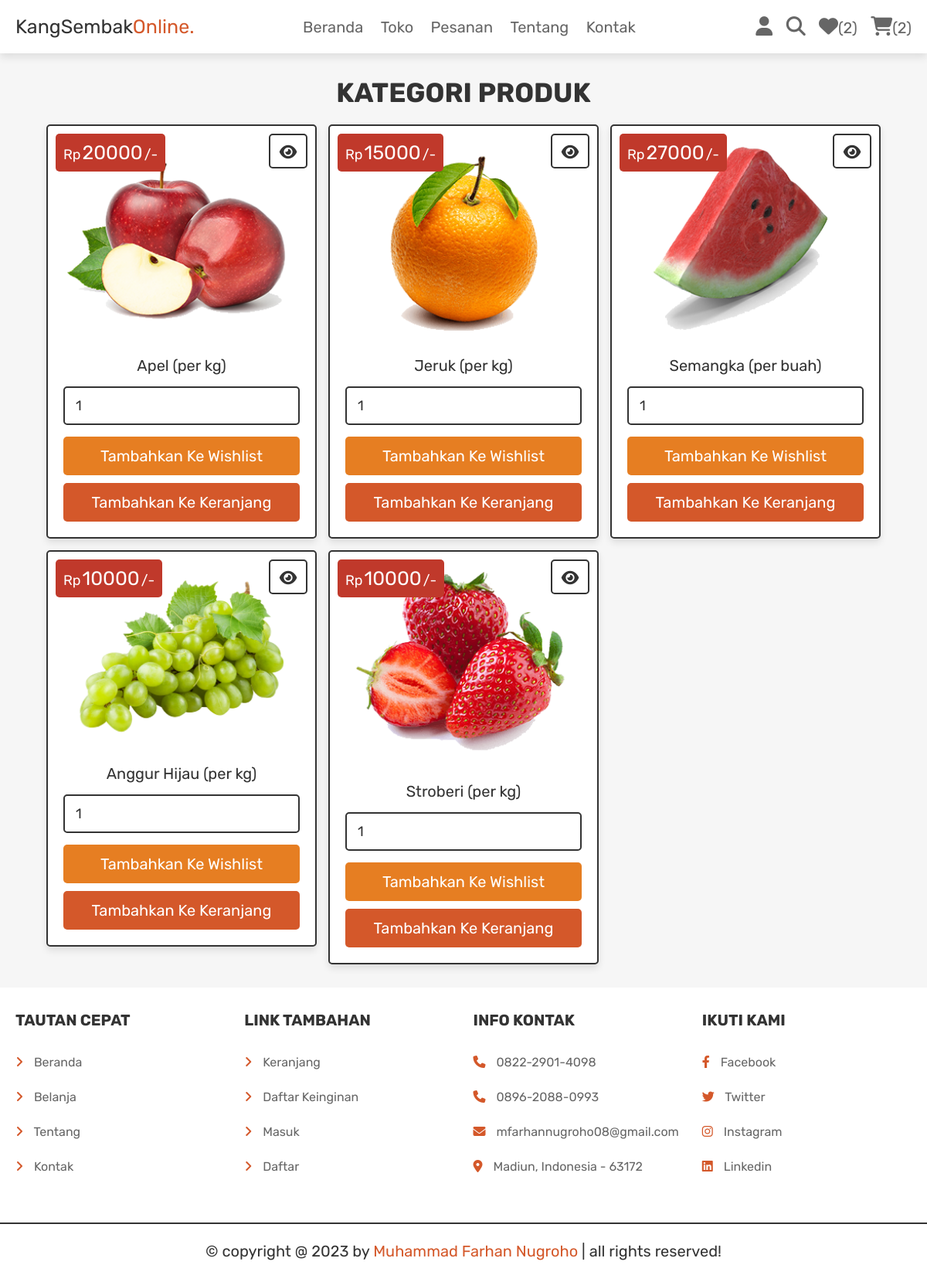
Page /category.php?category=buah-buahan (signed in) on the committed database.
### tables this page shows
CREATE TABLE `products` (
  `id` int(100) NOT NULL,
  `name` varchar(100) NOT NULL,
  `category` varchar(20) NOT NULL,
  `details` varchar(500) NOT NULL,
  `price` int(100) NOT NULL,
  `image` varchar(100) NOT NULL
);

### category.php (the view, shortened to what this page needs)
<?php
@include 'config.php';
?>
<!DOCTYPE html>
<html lang="en">
<head>
   <link rel="stylesheet" href="https://cdnjs.cloudflare.com/ajax/libs/font-awesome/6.1.1/css/all.min.css">
   <link rel="stylesheet" href="css/style.css">
</head>
<body>
<?php include 'header.php'; ?>
<section class="products">
   <h1 class="title">Kategori Produk</h1>
   <div class="box-container">
   <?php
      $category_name = $_GET['category'];
      $select_products = $conn->prepare("SELECT * FROM `products` WHERE category = ?");
      $select_products->execute([$category_name]);
      if($select_products->rowCount() > 0){
         while($fetch_products = $select_products->fetch(PDO::FETCH_ASSOC)){
   ?>
   <form action="" class="box" method="POST">
      <div class="price">Rp<span><?= $fetch_products['price']; ?></span>/-</div>
      <a href="view_page.php?pid=<?= $fetch_products['id']; ?>" class="fas fa-eye"></a>
      <img src="uploaded_img/<?= $fetch_products['image']; ?>" alt="">
      <div class="name"><?= $fetch_products['name']; ?></div>
      <input type="number" min="1" value="1" name="p_qty" class="qty">
      <input type="submit" value="tambahkan ke wishlist" class="option-btn" name="add_to_wishlist">
      <input type="submit" value="tambahkan ke keranjang" class="btn" name="add_to_cart">
   </form>
   <?php
         }
      }else{
         echo '<p class="empty">tidak ada produk yang tersedia!</p>';
      }
   ?>
   </div>
</section>
<?php include 'footer.php'; ?>
</body>
</html>

### css/style.css (style rules this page uses)
.products .box-container { display: grid; grid-template-columns: repeat(auto-fit, 35rem); gap:1.5rem; justify-content: center; align-items: flex-start; }
.products .box-container .box { padding:2rem; text-align: center; border:var(--border); background-color: var(--white); box-shadow: var(--box-shadow); border-radius: .5rem; position: relative; }
.products .box-container .box .price { position: absolute; top:1rem; left:1rem; padding:1rem; border-radius: .5rem; background-color: var(--red); font-size: 1.8rem; color:var(--white); }
.products .box-container .box .price span { font-size: 2.5rem; color:var(--white); margin:0 .2rem; }
.products .box-container .box .fa-eye { position: absolute; top:1rem; right:1rem; border-radius: .5rem; height: 4.5rem; line-height: 4.3rem; width: 5rem; border:var(--border); color:var(--black); font-size: 2rem; background-color: var(--white); }
.products .box-container .box img { width: 100%; margin-bottom: 1rem; }
.products .box-container .box .name { font-size: 2rem; color:var(--black); padding:1rem 0; }
.products .box-container .box .qty { margin:.5rem 0; border-radius: .5rem; padding:1.2rem 1.4rem; font-size: 1.8rem; color:var(--black); border:var(--border); width: 100%; }

### css/components.css (style rules this page uses)
:root { --darkorange:#d4582a; --lightorange:#e67e22; --red:#c0392b; --black:#333; --light-color:#666; --white:#fff; --light-bg:#f6f6f6; --border:.2rem solid var(--black); --box-shadow:0 .5rem 1rem rgba(0,0,0,.1); }
* { font-family: 'Rubik', sans-serif; margin:0; padding:0; box-sizing: border-box; outline: none; border:none; text-decoration: none; color:var(--black); }
body { background-color: var(--light-bg); }
html { font-size: 62.5%; overflow-x: hidden; scroll-behavior: smooth; scroll-padding-top: 6.5rem; }
section { padding:3rem 2rem; max-width: 1200px; margin:0 auto; }
.btn, .delete-btn, .option-btn { display: block; width: 100%; margin-top: 1rem; border-radius: .5rem; color:var(--white); font-size: 2rem; padding:1.3rem 3rem; text-transform: capitalize; cursor: pointer; text-align: center; }
.btn { background-color: var(--darkorange); }
.option-btn { background-color: var(--lightorange); }
.title { text-align: center; margin-bottom: 2rem; text-transform: uppercase; color:var(--black); font-size: 3.5rem; }

### rows in the picture
products: price "20000", image (picture), name "Apel (per kg)"
products: price "15000", image (picture), name "Jeruk (per kg)"
products: price "27000", image (picture), name "Semangka (per buah)"
products: price "10000", image (picture), name "Anggur Hijau (per kg)"
products: price "10000", image (picture), name "Stroberi (per kg)"

### other values in the picture
$count_wishlist_items->rowCount() "2"
$count_cart_items->rowCount() "2"
